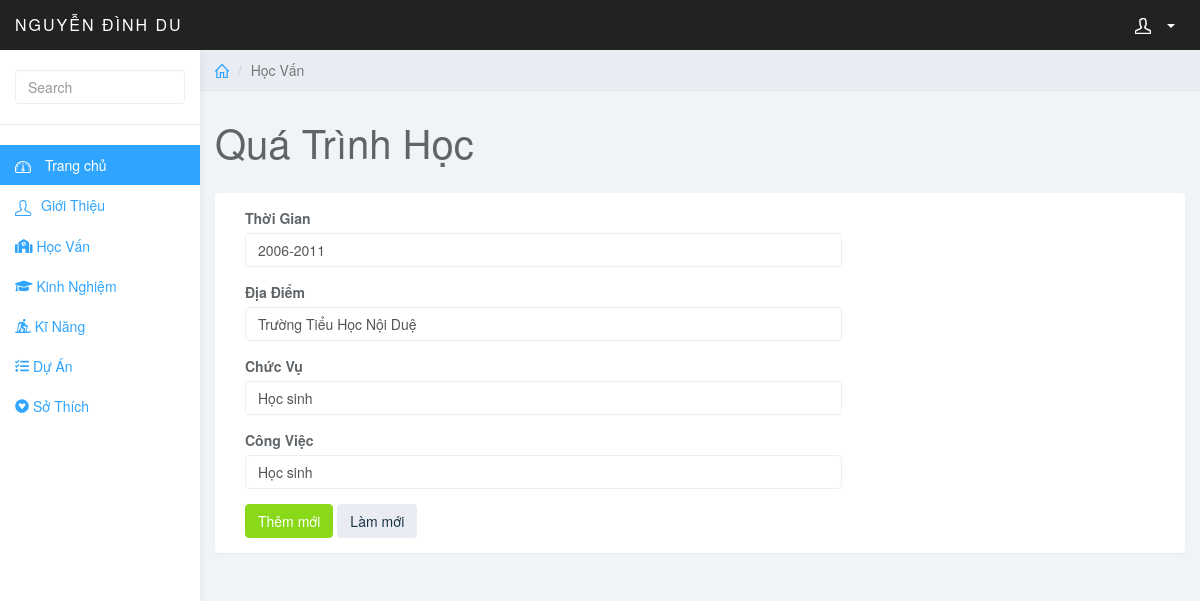
Page /admin/index.php?page=edit_hocvan&id=7 (signed in) on the committed database.
### tables this page shows
CREATE TABLE `hocvan` (
  `id` int(10) NOT NULL,
  `giaidoan` varchar(50) DEFAULT NULL,
  `text` varchar(255) DEFAULT NULL,
  `chucvu` varchar(255) NOT NULL,
  `congviec` varchar(255) NOT NULL
);

### admin/edit_hocvan.php (the view, shortened to what this page needs)
<?php
include('../config/connect.php');
$id = $_GET['id'];
$sql = "SELECT * FROM hocvan WHERE id=$id";
$query = mysqli_query($conn, $sql);
$row = mysqli_fetch_assoc($query);
?>
<div class="col-sm-9 col-sm-offset-3 col-lg-10 col-lg-offset-2 main">
<div class="row">
        <ol class="breadcrumb">
            <li><a href="#"><svg class="glyph stroked home">
                        <use xlink:href="#stroked-home"></use>
                    </svg></a></li>
            <li class="active">Học Vấn</li>
        </ol>
    </div>
    <div class="row">
        <div class="col-lg-12">
            <h1 class="page-header">Quá Trình Học</h1>
        </div>
    </div>
    <div class="row">
        <div class="col-lg-12">
            <div class="panel panel-default">
                <div class="panel-body">
                    <div class="col-md-8">
                        <form role="form" method="post" enctype="multipart/form-data">
                            <div class="form-group">
                                <label>Thời Gian</label>
                                <input name="name" required class="form-control" placeholder="" value = "<?php echo $row['giaidoan'] ?>">
                            </div>
                            <div class="form-group">
                                <label>Địa Điểm</label>
                                <input name="birtday" required class="form-control" placeholder="" value = "<?php echo $row['text'] ?>">
                            </div>
                            <div class="form-group">
                                <label>Chức Vụ</label>
                                <input name="chucvu" required class="form-control" placeholder="" value = "<?php echo $row['chucvu'] ?>">
                            </div>
                            <div class="form-group">
                                <label>Công Việc</label>
                                <input name="work" required class="form-control" placeholder="" value = "<?php echo $row['congviec'] ?>">
                            </div>
                            <button name="sbm" type="submit" class="btn btn-success">Thêm mới</button>
                            <button type="reset" class="btn btn-default">Làm mới</button>
                    </div>
                </div>
            </div>
        </div>
    </div>
</div>

### admin/css/styles.css (style rules this page uses)
body { background: #f1f4f7; padding-top: 50px; color: #5f6468; }
a, a:hover, a:focus { color: #30a5ff; }
h1, h2, h3, h4, h5, h6 { color: #5f6468; }
h1 { font-weight: 300; font-size: 40px; }
.form-control { border: 1px solid #eee; box-shadow: none; }
.btn-default, .btn-default:hover, .btn-default:focus, .btn-default:active, .btn-default.active, .open>.dropdown-toggle.btn-default, .btn-default.disabled, .btn-default[disabled], fieldset[disabled] .btn-default, .btn-default.disabled:hover, .btn-default[disabled]:hover, fieldset[disabled] .btn-default:hover, .btn-default.disabled:focus, .btn-default[disabled]:focus, fieldset[disabled] .btn-default:focus, .btn-default.disabled:active, .btn-default[disabled]:active, fieldset[disabled] .btn-default:active, .btn-default.disabled.active, .btn-default[disabled].active, fieldset[disabled] .btn-default.active { background-color: #e9ecf2; border-color: #e9ecf2; color: #1b3548; }
.btn-success, .btn-success:hover, .btn-success:focus, .btn-success:active, .btn-success.active, .open>.dropdown-toggle.btn-success, .btn-success.disabled, .btn-success[disabled], fieldset[disabled] .btn-success, .btn-success.disabled:hover, .btn-success[disabled]:hover, fieldset[disabled] .btn-success:hover, .btn-success.disabled:focus, .btn-success[disabled]:focus, fieldset[disabled] .btn-success:focus, .btn-success.disabled:active, .btn-success[disabled]:active, fieldset[disabled] .btn-success:active, .btn-success.disabled.active, .btn-success[disabled].active, fieldset[disabled] .btn-success.active { background-color: #8ad919; border-color: #8ad919; }
.panel { border: 0; }
.breadcrumb { border-radius: 0; padding: 10px 15px; background: #e9ecf2; box-shadow: 0 1px 1px rgba(0, 0, 0, .05); margin: 0; }
h1.page-header { margin-top: 30px; border-bottom: 0; }
.breadcrumb .glyph { height: 14px; width: 14px; margin: -2px 0 0 0; stroke-width: 4px; }

### rows in the picture
hocvan: name "2006-2011", birtday "Trường Tiểu Học Nội Duệ", chucvu "Học sinh", work "Học sinh"
